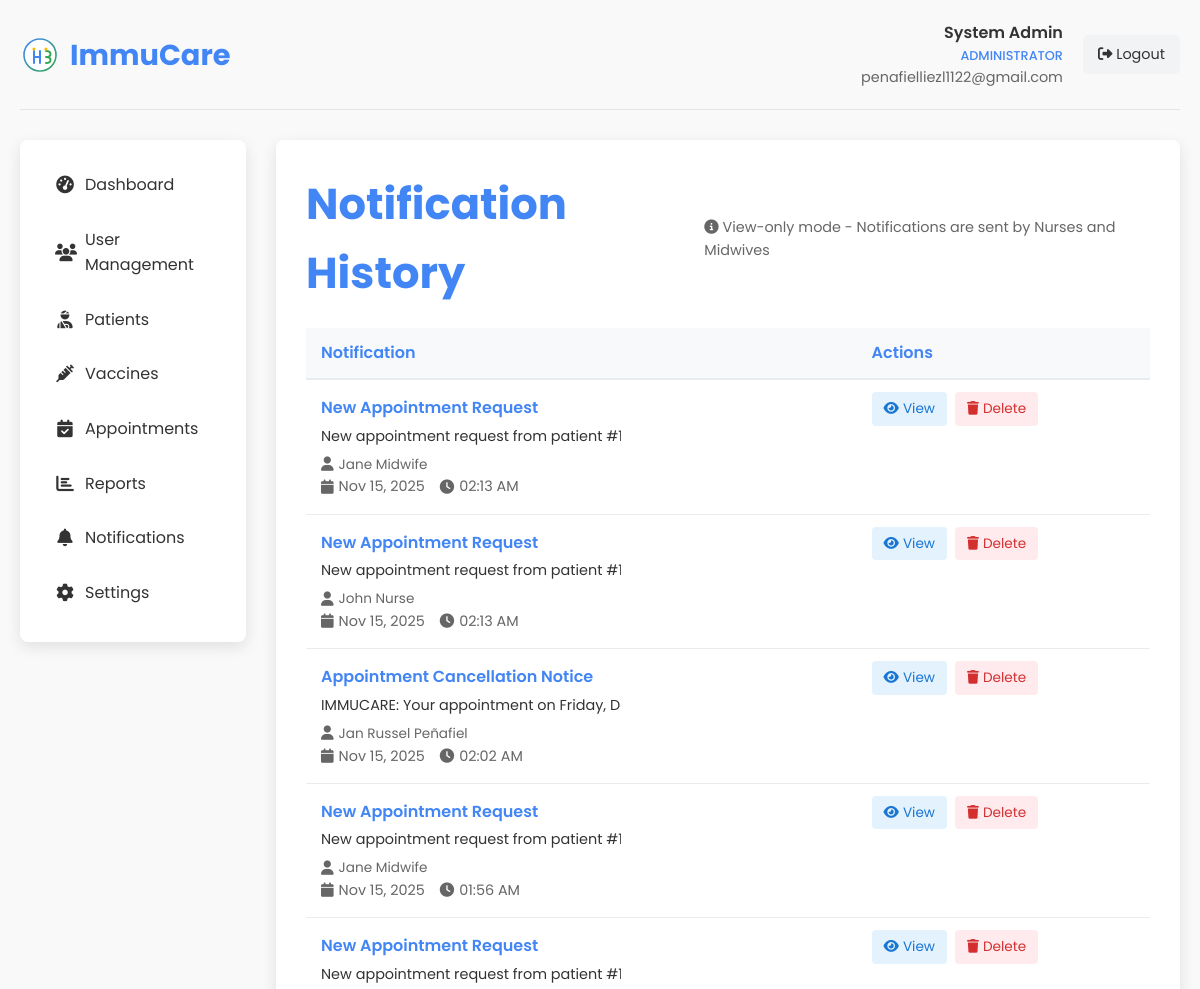
/admin_notifications.php (signed in, upper part), run on an earlier commit of the app's database.
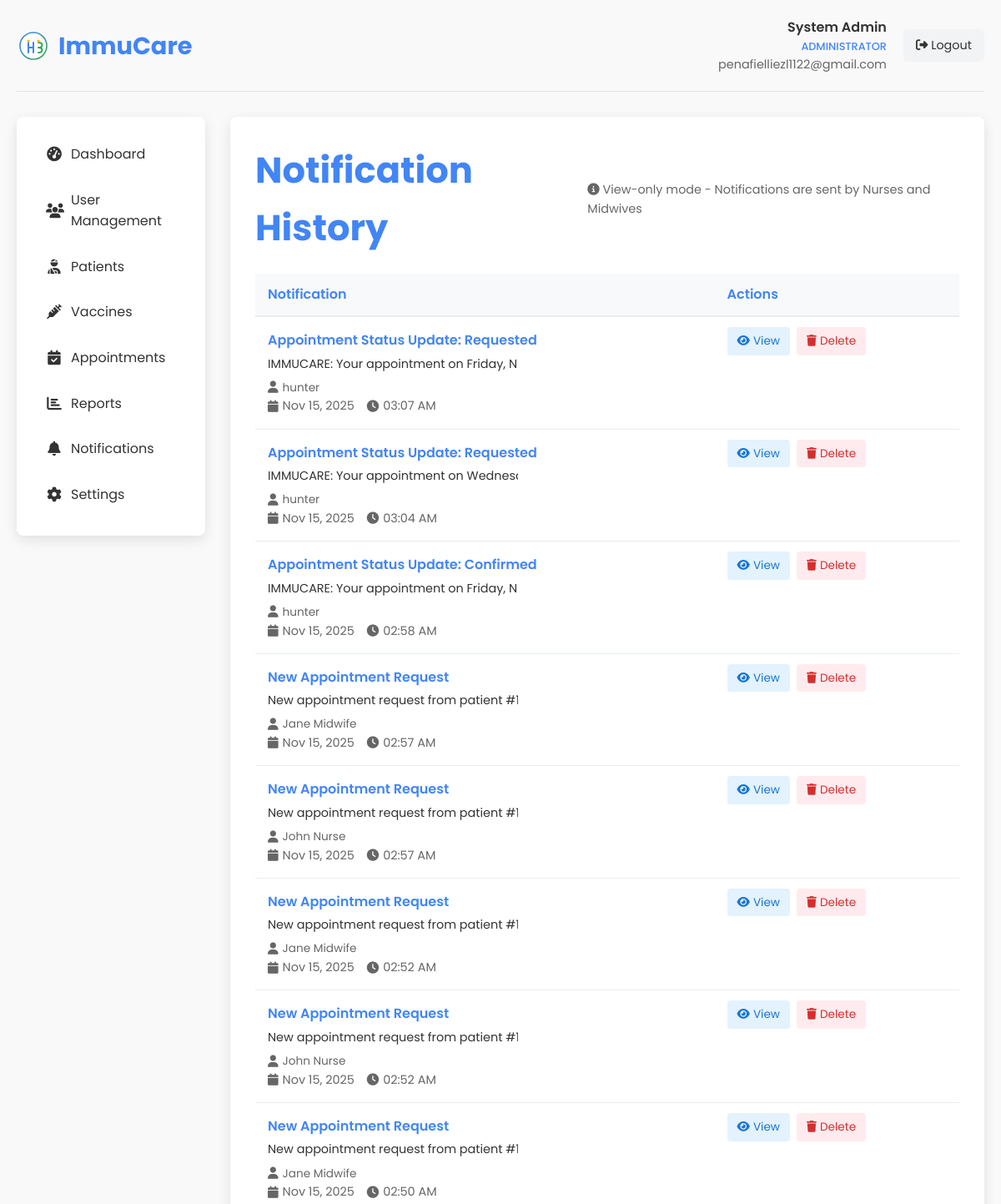
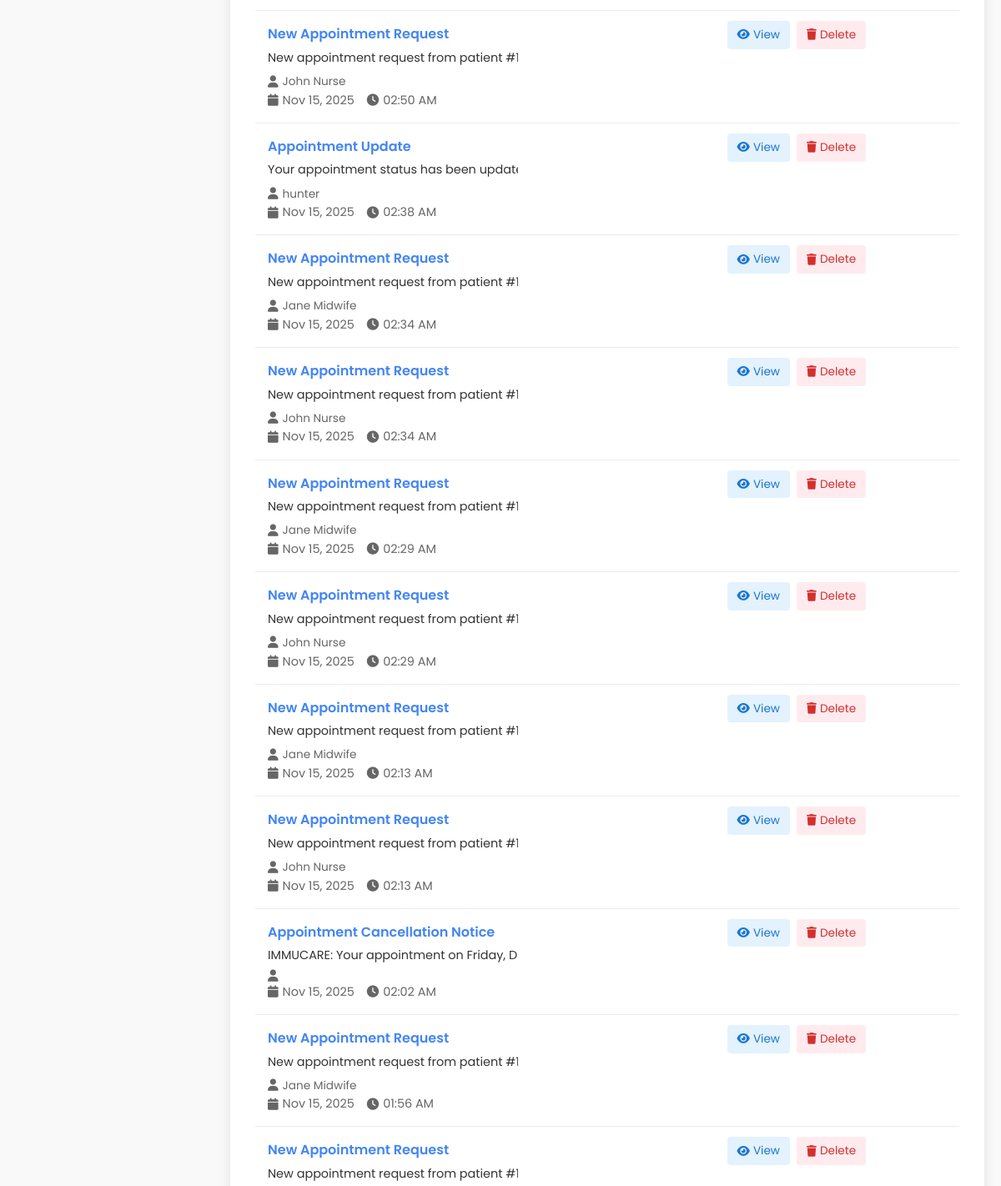
And on a later commit of the database (2 pictures, top to bottom).
### tables this page shows
CREATE TABLE `notifications` (
  `id` int(11) NOT NULL,
  `user_id` int(11) NOT NULL,
  `title` varchar(100) NOT NULL,
  `message` text NOT NULL,
  `type` enum('email','sms','system') NOT NULL,
  `is_read` tinyint(1) DEFAULT 0,
  `sent_at` datetime DEFAULT NULL,
  `created_at` datetime NOT NULL,
  `updated_at` timestamp NOT NULL DEFAULT current_timestamp() ON UPDATE current_timestamp()
);

CREATE TABLE `users` (
  `id` int(11) NOT NULL,
  `role_id` int(11) NOT NULL DEFAULT 4,
  `user_type` enum('admin','midwife','nurse','patient') NOT NULL DEFAULT 'patient',
  `name` varchar(100) NOT NULL,
  `email` varchar(100) NOT NULL,
  `phone` varchar(20) NOT NULL,
  `password` varchar(255) NOT NULL,
  `otp` varchar(6) DEFAULT NULL,
  `otp_expiry` datetime DEFAULT NULL,
  `is_active` tinyint(1) DEFAULT 1,
  `last_login` datetime NOT NULL,
  `created_at` datetime NOT NULL,
  `updated_at` timestamp NOT NULL DEFAULT current_timestamp() ON UPDATE current_timestamp()
);

### admin_notifications.php (the view, shortened to what the changed rows need)
<?php
$conn = new mysqli(DB_HOST, DB_USER, DB_PASS, DB_NAME);
$notifications_query = "SELECT n.*, u.name as user_name, u.email as user_email
                       FROM notifications n
                       LEFT JOIN users u ON n.user_id = u.id
                       ORDER BY n.created_at DESC
                       LIMIT 100";
$notifications_result = $conn->query($notifications_query);
?>
<!DOCTYPE html>
<html lang="en">
<head>
    <link rel="stylesheet" href="styles.css">
    <link rel="stylesheet" href="https://cdnjs.cloudflare.com/ajax/libs/font-awesome/6.4.0/css/all.min.css">
</head>
<body>
    <div class="dashboard-container">
        <div class="dashboard-header">
            <div class="dashboard-logo">
                <h1>ImmuCare</h1>
            </div>
        </div>
        <div class="dashboard-content">
            <div class="main-content">
                <div class="page-title">
                    <h2>Notification History</h2>
                </div>
                <div class="notifications-list">
                    <table class="notifications-table">
                            <thead>
                                <tr>
                                    <th>Notification</th>
                                    <th>Actions</th>
                                </tr>
                            </thead>
                            <tbody>
                                <?php if ($notifications_result->num_rows > 0): ?>
                                    <?php while ($notification = $notifications_result->fetch_assoc()): ?>
                                        <tr>
                                            <td class="notification-content-cell">
                                                <div class="notification-title">
                                                    <?php echo htmlspecialchars($notification['title']); ?>
                                                </div>
                                                <div class="notification-message">
                                                    <?php echo htmlspecialchars($notification['message']); ?>
                                                </div>
                                                <div class="notification-recipient">
                                                    <i class="fas fa-user"></i>
                                                    <?php echo htmlspecialchars($notification['user_name']); ?>
                                                </div>
                                                <div class="notification-meta">
                                                    <div class="meta-item">
                                                        <i class="fas fa-calendar"></i>
                                                        <?php echo date('M d, Y', strtotime($notification['created_at'])); ?>
                                                    </div>
                                                    <div class="meta-item">
                                                        <i class="fas fa-clock"></i>
                                                        <?php echo date('h:i A', strtotime($notification['created_at'])); ?>
                                                    </div>
                                                </div>
                                            </td>
                                            <td>
                                                <div class="action-buttons">
                                                    <a href="#" class="action-btn btn-view" onclick="viewNotification('<?php echo htmlspecialchars($notification['title'], ENT_QUOTES); ?>', '<?php echo htmlspecialchars($notification['message'], ENT_QUOTES); ?>')">
                                                        <i class="fas fa-eye"></i> View
                                                    </a>
                                                    <a href="?action=delete&id=<?php echo $notification['id']; ?>" class="action-btn btn-delete" onclick="return confirm('Are you sure you want to delete this notification?');">
                                                        <i class="fas fa-trash"></i> Delete
                                                    </a>
                                                </div>
                                            </td>
                                        </tr>
                                    <?php endwhile; ?>
                                <?php else: ?>
                                    <tr>
                                        <td colspan="4" style="text-align: center; padding: 30px;">No notifications found.</td>
                                    </tr>
                                <?php endif; ?>
                            </tbody>
                        </table>
                    </div>
                </div>
            </div>
        </div>
</body>
</html>

What changed in the data, as far as the page shows it:
added notifications: title "Appointment Status Update: Requested", message "IMMUCARE: Your appointment on Friday,…", user.name "hunter", created_at "Nov 15, 2025", created_at "03:07 AM"
added notifications: title "Appointment Status Update: Requested", message "IMMUCARE: Your appointment on Wedne…", user.name "hunter", created_at "Nov 15, 2025", created_at "03:04 AM"
added notifications: title "Appointment Status Update: Confirmed", message "IMMUCARE: Your appointment on Friday,…", user.name "hunter", created_at "Nov 15, 2025", created_at "02:58 AM"
added notifications: title "New Appointment Request", message "New appointment request from patient…", user.name "Jane Midwife", created_at "Nov 15, 2025", created_at "02:57 AM"
added notifications: title "New Appointment Request", message "New appointment request from patient…", user.name "John Nurse", created_at "Nov 15, 2025", created_at "02:57 AM"
added notifications: title "New Appointment Request", message "New appointment request from patient…", user.name "Jane Midwife", created_at "Nov 15, 2025", created_at "02:52 AM"
added notifications: title "New Appointment Request", message "New appointment request from patient…", user.name "John Nurse", created_at "Nov 15, 2025", created_at "02:52 AM"
added notifications: title "New Appointment Request", message "New appointment request from patient…", user.name "Jane Midwife", created_at "Nov 15, 2025", created_at "02:50 AM"
added notifications: title "New Appointment Request", message "New appointment request from patient…", user.name "John Nurse", created_at "Nov 15, 2025", created_at "02:50 AM"
added notifications: title "Appointment Update", message "Your appointment status has been upd…", user.name "hunter", created_at "Nov 15, 2025", created_at "02:38 AM"
added notifications: title "New Appointment Request", message "New appointment request from patient…", user.name "Jane Midwife", created_at "Nov 15, 2025", created_at "02:34 AM"
added notifications: title "New Appointment Request", message "New appointment request from patient…", user.name "John Nurse", created_at "Nov 15, 2025", created_at "02:34 AM"
added notifications: title "New Appointment Request", message "New appointment request from patient…", user.name "Jane Midwife", created_at "Nov 15, 2025", created_at "02:29 AM"
added notifications: title "New Appointment Request", message "New appointment request from patient…", user.name "John Nurse", created_at "Nov 15, 2025", created_at "02:29 AM"
shown differently, row unchanged: notifications "Appointment Cancellation Notice": user.name "Jan Russel Peñafiel" → (not shown)
